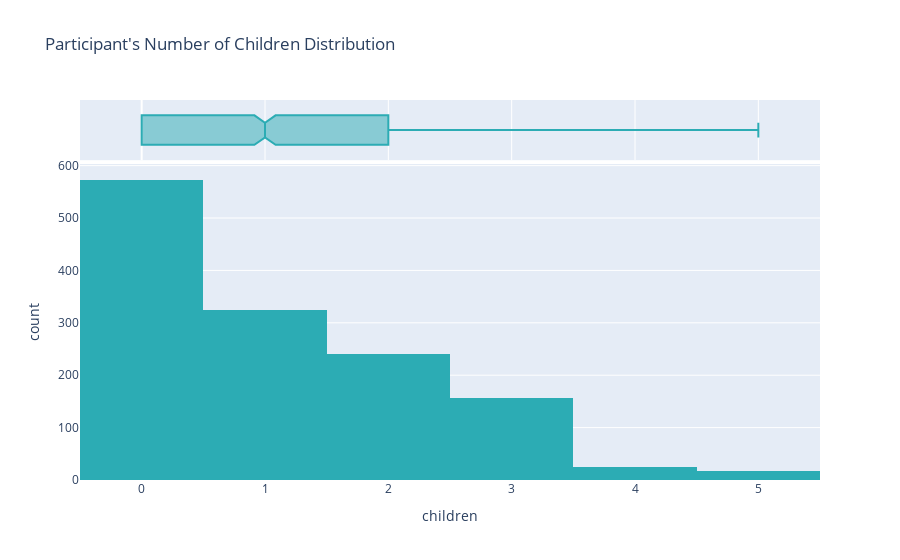

Notebook cell for this chart:
### Code cell
fig = px.histogram(healthins_df, 
                   x="children", 
                   title="Participant's Number of Children Distribution",
                  color_discrete_sequence=['#2cacb4'],
                  barmode="group",
                    marginal='box')


fig.write_image("images/children.png")
fig.show()

### Figure 1 — Plotly figure (JSON) as saved in the notebook; plotly's stock layout.template omitted (floating-point values rounded to 4 significant figures; data arrays with more than 128 entries replaced by an {"elided": "..."} marker saying what was removed)
{"data": [{"alignmentgroup": "True", "bingroup": "x", "hovertemplate": "children=%{x}<br>count=%{y}<extra></extra>", "legendgroup": "", "marker": {"color": "#2cacb4", "pattern": {"shape": ""}}, "name": "", "offsetgroup": "", "orientation": "v", "showlegend": false, "type": "histogram", "x": {"elided": "1337 int values"}, "xaxis": "x", "yaxis": "y"}, {"alignmentgroup": "True", "hovertemplate": "children=%{x}<extra></extra>", "legendgroup": "", "marker": {"color": "#2cacb4"}, "name": "", "notched": true, "offsetgroup": "", "showlegend": false, "type": "box", "x": {"elided": "1337 int values"}, "xaxis": "x2", "yaxis": "y2"}], "layout": {"autosize": true, "barmode": "group", "legend": {"tracegroupgap": 0}, "title": {"text": "Participant's Number of Children Distribution"}, "xaxis": {"anchor": "y", "autorange": true, "domain": [0, 1], "range": [-0.5, 5.5], "title": {"text": "children"}, "type": "linear"}, "xaxis2": {"anchor": "y2", "autorange": true, "domain": [0, 1], "matches": "x", "range": [-0.5, 5.5], "showgrid": true, "showticklabels": false, "type": "linear"}, "yaxis": {"anchor": "x", "autorange": true, "domain": [0, 0.8316], "range": [0, 603.2], "title": {"text": "count"}}, "yaxis2": {"anchor": "x2", "autorange": true, "domain": [0.8416, 1], "matches": "y2", "range": [-0.5, 0.5], "showgrid": false, "showline": false, "showticklabels": false, "ticks": "", "type": "category"}}}
